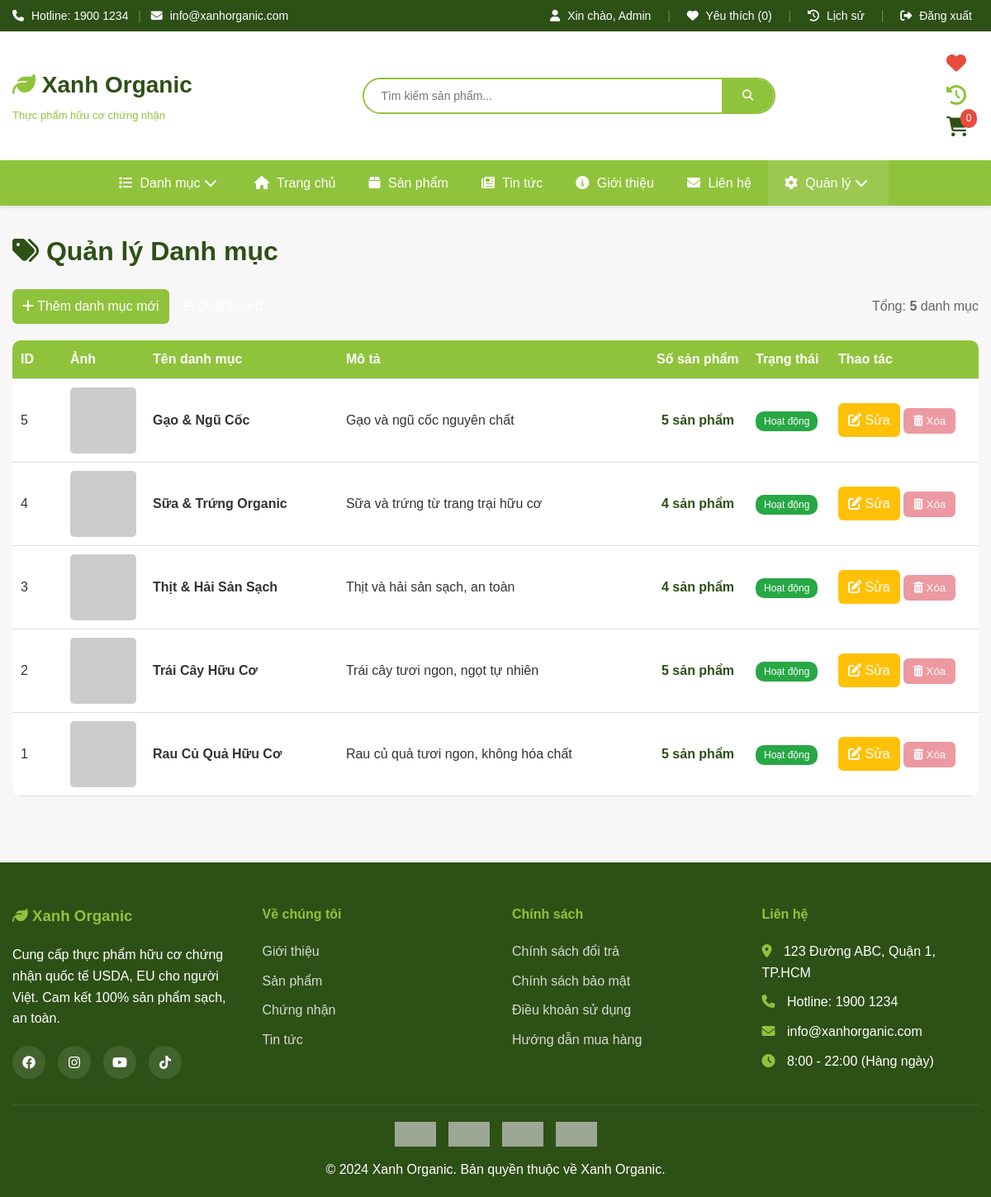
Screenshot of /admin/categories.php (signed in) with the database file from the repository.
### tables this page shows
CREATE TABLE categories (
    id INT AUTO_INCREMENT PRIMARY KEY,
    name VARCHAR(100) NOT NULL,
    description TEXT,
    image VARCHAR(255),
    status ENUM('active', 'inactive') DEFAULT 'active',
    created_at TIMESTAMP DEFAULT CURRENT_TIMESTAMP
);

### includes/functions.php (called while the page is built, shortened)
<?php
function safe_html($value) {
    return htmlspecialchars((string)$value, ENT_QUOTES, 'UTF-8');
}
function getCategories() {
    global $conn;
    $sql = "SELECT * FROM categories WHERE status = 'active' ORDER BY name ASC";
    $result = $conn->query($sql);
    $categories = [];
    if ($result && $result->num_rows > 0) {
        while ($row = $result->fetch_assoc()) {
            $categories[] = $row;
        }
    }
    return $categories;
}
?>

### admin/categories.php (the view, shortened to what this page needs)
<?php
require_once '../includes/config.php';
$sql = "SELECT c.*,
        (SELECT COUNT(*) FROM products WHERE category_id = c.id) as product_count
        FROM categories c
        ORDER BY c.id DESC";
$result = $conn->query($sql);
require_once '../includes/header.php';
?>
<div class="container">
    <h1><i class="fas fa-tags"></i> Quản lý Danh mục</h1>
    <div style="display: flex; justify-content: space-between; align-items: center; margin-bottom: 20px;">
        <div>
            <a href="category_add.php" class="btn btn-primary">
                <i class="fas fa-plus"></i> Thêm danh mục mới
            </a>
            <a href="index.php" class="btn btn-secondary">
                <i class="fas fa-arrow-left"></i> Dashboard
            </a>
        </div>
        <div style="color: #666;">
            Tổng: <strong><?php echo $result ? $result->num_rows : 0; ?></strong> danh mục
        </div>
    </div>
</div>
<div class="container">
    <?php if ($result && $result->num_rows > 0): ?>
    <table class="admin-table">
        <thead>
            <tr>
                <th style="width: 60px;">ID</th>
                <th style="width: 100px;">Ảnh</th>
                <th>Tên danh mục</th>
                <th>Mô tả</th>
                <th style="width: 120px;">Số sản phẩm</th>
                <th style="width: 100px;">Trạng thái</th>
                <th style="width: 180px;">Thao tác</th>
            </tr>
        </thead>
        <tbody>
            <?php while ($cat = $result->fetch_assoc()): ?>
            <tr>
                <td><?php echo $cat['id']; ?></td>
                <td>
                    <?php
                    $image_url = SITE_URL . '/assets/' . safe_html($cat['image'] ?? '');
                    $image_path = __DIR__ . '/../assets/' . ($cat['image'] ?? '');
                    if (empty($cat['image']) || !file_exists($image_path)) {
                        $image_url = 'https://via.placeholder.com/80?text=' . urlencode($cat['name']);
                    }
                    ?>
                    <img src="<?php echo $image_url; ?>"
                         alt="<?php echo safe_html($cat['name']); ?>"
                         style="width: 80px; height: 80px; object-fit: cover; border-radius: 5px;">
                </td>
                <td>
                    <strong><?php echo safe_html($cat['name']); ?></strong>
                </td>
                <td><?php echo safe_html($cat['description']); ?></td>
                <td style="text-align: center;">
                    <?php if ($cat['product_count'] > 0): ?>
                        <a href="<?php echo SITE_URL; ?>/admin/products.php?category=<?php echo $cat['id']; ?>"
                           style="color: #2d5016; font-weight: 600;">
                            <?php echo $cat['product_count']; ?> sản phẩm
                        </a>
                    <?php else: ?>
                        <span style="color: #999;">0 sản phẩm</span>
                    <?php endif; ?>
                </td>
                <td>
                    <?php if ($cat['status'] == 'active'): ?>
                        <span style="background: #28a745; color: white; padding: 5px 10px; border-radius: 10px; font-size: 12px;">
                            Hoạt động
                        </span>
                    <?php else: ?>
                        <span style="background: #6c757d; color: white; padding: 5px 10px; border-radius: 10px; font-size: 12px;">
                            Tạm dừng
                        </span>
                    <?php endif; ?>
                </td>
                <td>
                    <a href="category_edit.php?id=<?php echo $cat['id']; ?>"
                       class="btn btn-sm btn-edit"
                       title="Chỉnh sửa">
                        <i class="fas fa-edit"></i> Sửa
                    </a>
                    <?php if ($cat['product_count'] == 0): ?>
                        <a href="category_delete.php?id=<?php echo $cat['id']; ?>"
                           class="btn btn-sm btn-delete"
                           onclick="return confirm('Bạn có chắc muốn xóa danh mục này?');"
                           title="Xóa">
                            <i class="fas fa-trash-alt"></i> Xóa
                        </a>
                    <?php else: ?>
                        <button class="btn btn-sm btn-delete"
                                disabled
                                title="Không thể xóa danh mục có sản phẩm"
                                style="opacity: 0.5; cursor: not-allowed;">
                            <i class="fas fa-trash-alt"></i> Xóa
                        </button>
                    <?php endif; ?>
                </td>
            </tr>
            <?php endwhile; ?>
        </tbody>
    </table>
    <?php endif; ?>
</div>
<?php require_once '../includes/footer.php'; ?>

### assets/css/style.css (style rules this page uses)
* { margin: 0; padding: 0; box-sizing: border-box; }
body { font-family: 'Roboto', sans-serif; line-height: 1.6; color: #333; background-color: #f8f9fa; }
.container { max-width: 1200px; margin: 0 auto; padding: 0 15px; }
a { text-decoration: none; color: inherit; transition: all 0.3s ease; }
img { max-width: 100%; height: auto; display: block; }
button { cursor: pointer; border: none; outline: none; }
.btn { display: inline-block; padding: 12px 30px; border-radius: 25px; font-weight: 500; transition: all 0.3s; }
.btn-primary { background-color: white; color: #2d5016; }
body { font-family: Arial, sans-serif; margin: 0; background: #f7f7f7; }
h1 { color: #2d5016; margin-bottom: 20px; }
.admin-table { width: 100%; border-collapse: collapse; background: white; border-radius: 10px; overflow: hidden; }
.admin-table th, .admin-table td { padding: 10px; border-bottom: 1px solid #ddd; text-align: left; }
.admin-table th { background: #90c33c; color: white; }
.btn { display: inline-block; padding: 8px 12px; border-radius: 6px; text-decoration: none; color: white; }
.btn-primary { background: #90c33c; }
.btn-edit { background: #ffc107; }
.btn-delete { background: #dc3545; }

### rows the page displays
categories: id "5", name "Gạo & Ngũ Cốc", description "Gạo và ngũ cốc nguyên chất", product_count "5", status "Hoạt động"
categories: id "4", name "Sữa & Trứng Organic", description "Sữa và trứng từ trang trại hữu cơ", product_count "4", status "Hoạt động"
categories: id "3", name "Thịt & Hải Sản Sạch", description "Thịt và hải sản sạch, an toàn", product_count "4", status "Hoạt động"
categories: id "2", name "Trái Cây Hữu Cơ", description "Trái cây tươi ngon, ngọt tự nhiên", product_count "5", status "Hoạt động"
categories: id "1", name "Rau Củ Quả Hữu Cơ", description "Rau củ quả tươi ngon, không hóa chất", product_count "5", status "Hoạt động"

### other values shown
$_SESSION['full_name'] "Admin"
$wishlist_count "0"
$cart_count "0"
$result->num_rows "5"
